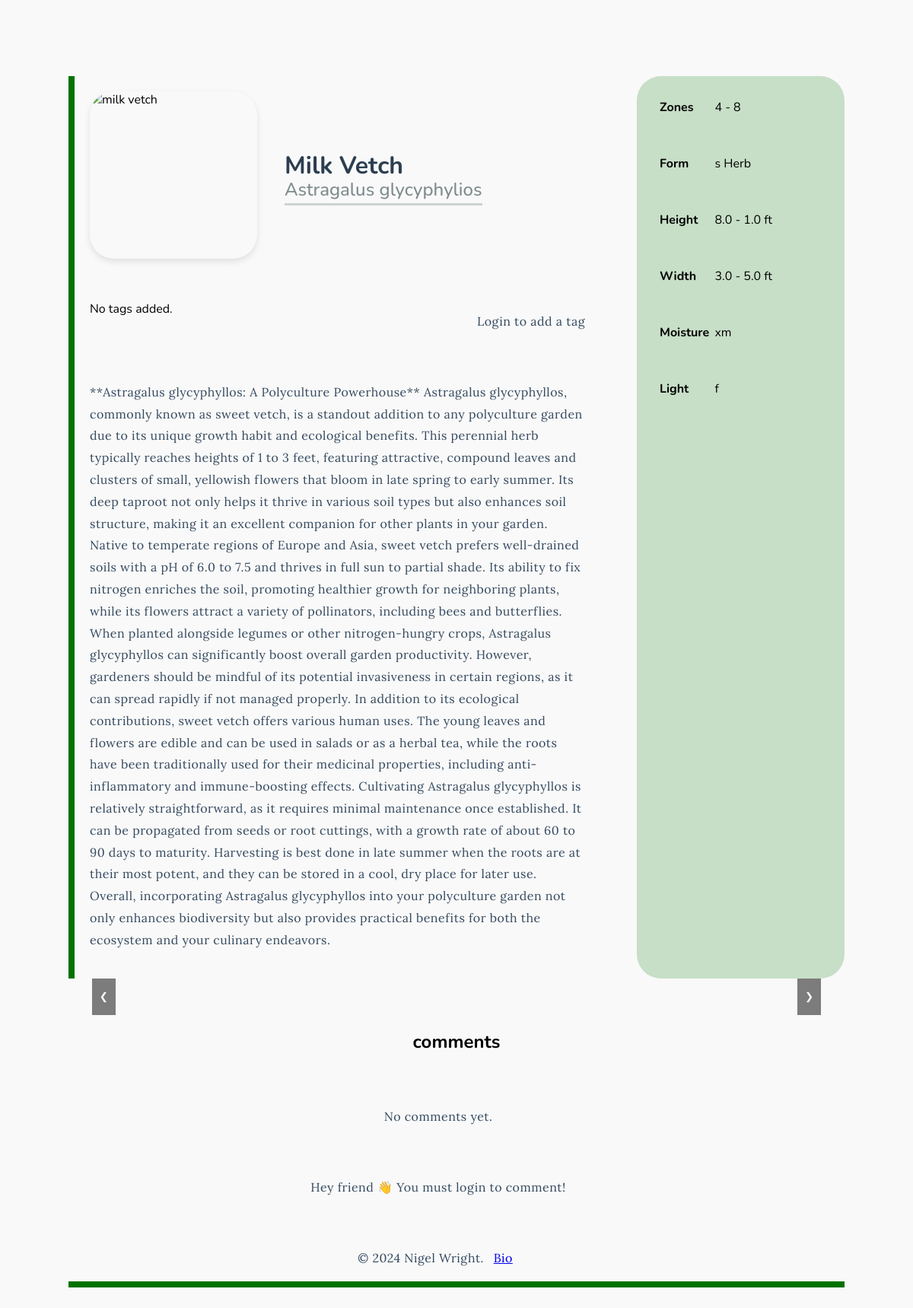
Screenshot of /plants/astragalus-glycyphylios/ with the database file from the repository.
### plants/models.py (models this page shows, shortened)
class Plant(models.Model):
    genus = models.CharField(max_length=50)
    species = models.CharField(max_length=50)
    slug = models.SlugField(max_length=120, unique=False)
    common_name = models.CharField(max_length=100)
    family = models.CharField(max_length=30)
    zones = models.JSONField(blank=True, default=list)
    light = models.CharField(
        max_length=3,
        validators=[RegexValidator(regex='^[fds]{1,3}$')],
    )
    moisture = models.CharField(
        max_length=3,
        validators=[RegexValidator(regex='^[xmh]{1,3}$')],
    )
    form = models.CharField(
        max_length=10,
        choices=[('Herb', 'Herb'),
        ('Shrub', 'Shrub'),
        ('Tree', 'Tree'),
        ('Bamboo', 'Bamboo'),
        ('Vine', 'Vine')],
    )
    form_size = models.CharField(max_length=5)
    min_h = models.FloatField()
    max_h = models.FloatField()
    min_w = models.FloatField()
    max_w = models.FloatField()
    description = models.TextField(null=True, blank=True)
    tags = TaggableManager(through=PlantTaggedItem)
    class Meta:
        ordering = ['genus', 'species']
        indexes = [
            models.Index(fields=['genus', 'species'], name='latin_name_idx')
        ]
    def __str__(self):
        latin_name = f"{self.genus} {self.species}"
        return latin_name

### plants/views.py (the view, shortened to what this page needs)
# urls.py: path('<slug:slug>/', PlantDetailView.as_view(), name='plant_detail'),
class PlantDetailView(View):
    def dispatch(self, request, *args, **kwargs):
        method = request.method.lower()
        if method == 'get':
            if 'action' in kwargs:
                action = kwargs.pop('action')  # Remove 'action' from kwargs
                handler = getattr(self, action, self.http_method_not_allowed)
                print(f"Handler for action '{action}': {handler}")
            else:
                handler = self.get
            return handler(request, *args, **kwargs)
        return self.http_method_not_allowed(request, *args, **kwargs)
    def get(self, request, slug):
        plant = get_object_or_404(Plant, slug=slug)
        comments = plant.comments.filter(active=True)
        tag_form = TagForm()
        comment_form = CommentForm()
        context = {'plant': plant,
                   'emojis': [TAG_EMOJIS.get(tag.name) for tag in plant.tags.all()],
                   'comments': comments,
                   'comment_form': comment_form,
                   'tag_form': tag_form}
        print(f"Plant: {plant}")
        print(f"Tags: {plant.tags.all()}")
        print(f"Emojis: {context['emojis']}")
        return render(request, 'plant_detail.html', context)

### plants/templatetags/custom_filters.py (called while the page is built)
@register.filter
def zone_range(zones):
    if not zones:
        return ''
    return f'{min(zones)} - {max(zones)}'

### plants/templates/plant_detail.html (shortened to what this page needs)
{% load static %}
{% load random_shuffle %}
{% load custom_filters %}
<!DOCTYPE html>
<html lang="en">
<head>
    <link rel="stylesheet" href="{% static 'styles.css' %}">
</head>
<body>
    {% block content %}
    <div class="top-container">
        <div class="left-two-thirds">
            <div class="plant-header">
                <img id="main-image" class="main-pic" src="{% static 'placeholder.jpg' %}" alt="{{ plant.common_name }}">                <div class="plant-info">
                    <div class="center-me">
                        <h1>{{ plant.common_name }}</h1>
                        <h2>{{ plant.genus }} {{ plant.species }}</h2>
                    </div>
                </div>
            </div>
            <div class="tag-container">
                <div class="tags-wrapper">
                    {% for emoji in emojis %}
                    {{ emoji }}
                    {% empty %}
                    <span>No tags added.</span>
                    {% endfor %}
                </div>
                <div class="inline-tag-form">
                    {% if user.is_authenticated %}
                        {% include "includes/tag_form.html" %}
                    {% else %}
                        <p>Login to add a tag</p>
                    {% endif %}
                </div>
            </div>
            <p>{{ plant.description }}</p>
        </div>
        <div class="right-one-third">
            <div class="row">
                <div class="category">Zones</div>
                <div class="value">{{ plant.zones|zone_range }}</div>
            </div>
            <div class="row">
                <div class="category">Form</div>
                <div class="value">{{ plant.form_size }} {{ plant.form }}</div>
            </div>
            <div class="row">
                <div class="category">Height</div>
                <div class="value">{{ plant.min_h }} - {{ plant.max_h }} ft</div>
            </div>
            <div class="row">
                <div class="category">Width</div>
                <div class="value">{{ plant.min_w }} - {{ plant.max_w }} ft</div>
            </div>
            <div class="row">
                <div class="category">Moisture</div>
                <div class="value">{{ plant.moisture }}</div>
            </div>
            <div class="row">
                <div class="category">Light</div>
                <div class="value">{{ plant.light }}</div>
            </div>
        </div>
    </div>
    <div class="carousel-container">
        <div id="carousel" class="carousel">
        </div>
        <button class="carousel-button carousel-button-prev" aria-label="Previous image">&#10094;</button>
        <button class="carousel-button carousel-button-next" aria-label="Next image">&#10095;</button>
    </div>
    <div class="comments">
        {% with comments.count as total_comments %}
        <h2>
            {{ total_comment }} comment{{ total_comments|pluralize }}
        </h2>
        {% endwith %}
        {% for comment in comments %}
            <div class="comment">
                <span class="comment-body">
                    {{ comment.body|linebreaks }}
                </span>
                <span class="comment-info">
                    -
                    {{ comment.user_profile.user.username }} -
                    {{ comment.created }}
                </span>
            </div>
        {% empty %}
            <p>No comments yet.</p>
        {% endfor %}
            <div class="comment-form">
                {% if user.is_authenticated %}
                    {% include "includes/comment_form.html" %}
                {% else %}
                    <p>Hey friend 👋 You must login to comment!</p>
                {% endif %}
            </div>
        </div>
    {% endblock %}
    <footer class="footer">
        <p>&copy; 2024 Nigel Wright. <a href="your-bio-link.html">Bio</a></p>
    </footer>
</body>
</html>

### plants/static/styles.css (style rules this page uses)
body { font-family: Nunito, sans-serif; margin: 100px auto; padding: 0px 20px; background-color: #f9f9f9; width: 85%; }
.top-container { display: flex; border-left: 0.5rem solid #007200; }
.plant-header { display: flex; justify-content: left; margin-bottom: 20px; min-height: 150px; }
.plant-info { display: flex; flex-direction: column; justify-content: center; line-height: 0.7rem; margin-left: 1rem; }
.plant-info h1 { font-size: 2rem; color: #2c3e50; margin-right: 3rem; text-transform: capitalize; }
.plant-info h2 { font-size: 1.5rem; font-weight: 500; margin-bottom: 0.7rem; color: #7f8c8d; text-align: right; }
.center-me { cursor: pointer; transition: border-color 0.4s, transform 0.3s; border-bottom: 0.2em solid #ccd2d2; }
.main-pic { width: 220px; height: 220px; left: 20px; object-fit: cover; margin-right: 20px; box-shadow: 0 4px 8px rgba(0, 0, 0, 0.1); transition: filter 0.3s, transform 0.3s, box-shadow 0.3s; cursor: pointer; }
p { font-family: "Lora", serif; font-size: 1rem; letter-spacing: 0.03rem; line-height: 1.8; color: #34495e; margin-top: 3rem; margin-right: 3rem; }
button { margin: 0rem 1.3rem; cursor: pointer; border-radius: 6%; padding: 1rem 2rem; }
.carousel-container { width: 100%; overflow: hidden; position: relative; }
.carousel { display: flex; transition: transform 0.5s ease-in-out; padding-top: 3rem; }
img { border-radius: 2rem; }
.carousel-button { position: absolute; top: 50%; height: 4rem; transform: translateY(-50%); background: rgba(0, 0, 0, 0.5); color: white; border: none; padding: 10px; cursor: pointer; transition: background-color 0.3s, color 0.3s; }
.carousel-button-prev { left: 10px; }
.carousel-button-next { right: 10px; }
.main-pic, .carousel-item img { cursor: pointer; }
.left-two-thirds { flex: 3; padding: 20px; }
.right-one-third { display: flex; flex-direction: column; gap: 2rem; background-color: #00720033; border-radius: 2rem; margin: 0 auto; flex: 1; padding: 20px; }
.row { display: flex; justify-content: space-between; align-items: center; padding: 10px; }
.category { flex: 1; font-weight: bold; max-width: 33%; }
.value { flex: 2; max-width: 66%; }
.comments { margin: 0 auto; display: flex; flex-direction: column; align-items: center; }
.comment-form { display: flex; flex-direction: column; align-items: center; width: 50%; }
.footer { border-bottom: #007200 solid 0.5rem; color: #000000; text-align: center; font-size: 14px; margin-top: 3rem; }
.footer a { text-decoration: underline; padding-inline: 0.5rem; }
.tag-container { display: flex; align-items: center; justify-content: space-between; }
.inline-tag-form { display: flex; align-items: center; gap: 0.5rem; }
.tags-wrapper { display: flex; flex-wrap: wrap; }

### rows the page displays
Plant: common_name "Milk Vetch", genus "Astragalus", species "glycyphylios", description "**Astragalus glycyphyllos: A Polyculture Powerhouse** Astragalus glycyphyllos, commonly known as sweet vetch, is a standout addition to any polyculture garden due to its unique growth habit and ecological benefits. This perennial herb typically reaches heights of 1 to 3 feet, featuring attractive, compound leaves and clusters of small, yellowish flowers that bloom in late spring to early summer. Its deep taproot not only helps it thrive in various soil types but also enhances soil structure, making it an excellent companion for other plants in your garden. Native to temperate regions of Europe and Asia, sweet vetch prefers well-drained soils with a pH of 6.0 to 7.5 and thrives in full sun…", zones|zone_range "4 - 8", form_size "s", form "Herb", min_h "8.0", max_h "1.0", min_w "3.0", max_w "5.0", moisture "xm", light "f"
